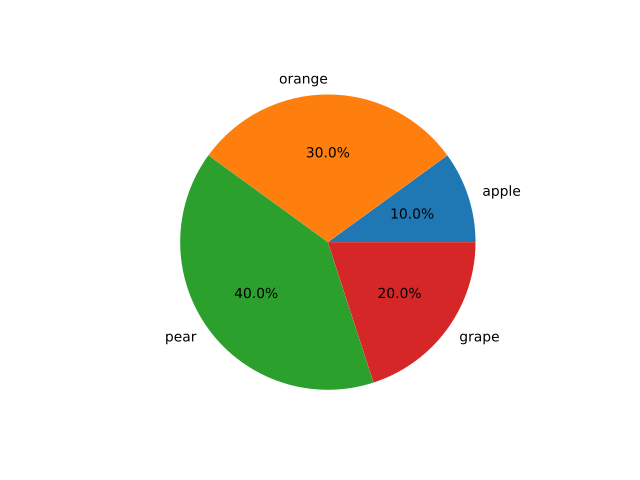

The Python source for this figure:
import numpy as np

from myplot import MyPlot


fig_cfg = {
    "type": "pie",
    "x": ["apple", "orange", "pear", "grape"],
    "y": [0.1, 0.3, 0.4, 0.2],
    "pie_kwargs": {"autopct": "%1.1f%%"}, #小数点位数，1.1显示1位小数，1.5显示5位
    "tight": False,
    "save_path": "mypie.pdf",
}


if __name__ == "__main__":
    plot = MyPlot(fig_cfg)
    plot.plot()
